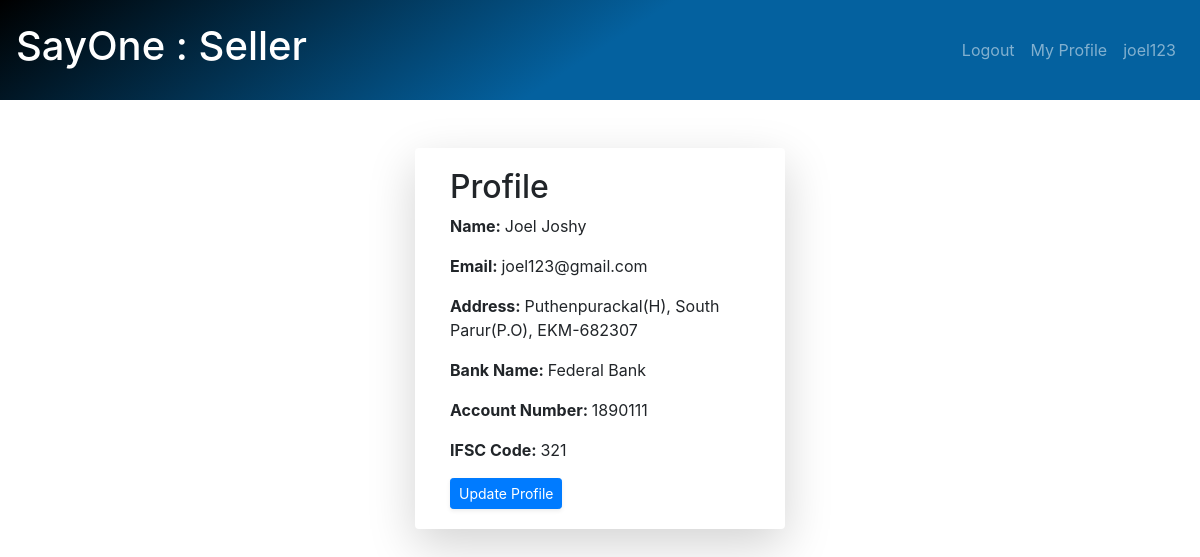
The page /seller/myprofile (signed in) on the database its author committed.
### seller/models.py (models this page shows, shortened)
class Seller_Details(models.Model):
    user = models.ForeignKey(User, on_delete=models.CASCADE)
    username = models.CharField(max_length=100)
    address = models.TextField()
    bank_name = models.CharField(max_length=100)
    account_number = models.IntegerField()
    ifsc_code = models.CharField(max_length=20)
    options = (("approved", "approved"),
               ("pending", "pending"),
               )
    status = models.CharField(max_length=100, choices=options, default='pending')

### seller/views.py (the view)
# urls.py: path('myprofile', login_required(views.ViewProfile, login_url='seller_login'), name='seller_profile'),
def ViewProfile(request):
    detail = models.Seller_Details.objects.filter(user=request.user)
    return render(request, 'seller_profile.html', {'detail': detail})

### seller/templates/seller_profile.html
{% extends 'seller_base.html'%}
{%block content%}
    <div class="container-fluid " style="padding-top:100px;">
        <div class="row">
            <div class="col-4"></div>
            <div class="col-4 ">
             {%for dets in detail%}
          <div class="card o-hidden border-0 shadow-lg my-5 col-lg-5"  style="max-width: 540px;">
            <div class="card-body">
                <h2>Profile</h2>
                <p><strong>Name: </strong> {{user.first_name}} </p>
                <p><strong>Email: </strong> {{user.email}} </p>
                <p><strong>Address: </strong> {{dets.address}}  </p>
                <p><strong>Bank Name: </strong> {{dets.bank_name}} </p>
                 <p><strong>Account Number: </strong> {{dets.account_number}}  </p>
                <p><strong> IFSC Code: </strong> {{dets.ifsc_code}} </p>
                <a href="{%url 'edit_profile'%}" class="btn btn-sm btn-primary shadow-sm">Update Profile</a>
            </div>
          </div>
            {%endfor%}
            </div>
            <div class="col-4"></div>
        </div>
    </div>
{%endblock%}

### seller/templates/seller_base.html (shortened to what this page needs)
<!DOCTYPE html>
<html lang="en">
<head>
        <link href="https://cdn.jsdelivr.net/npm/bootstrap@5.1.0/dist/css/bootstrap.min.css" rel="stylesheet">
    <link rel="stylesheet" href="https://maxcdn.bootstrapcdn.com/bootstrap/4.5.2/css/bootstrap.min.css">
</head>
<body>
<nav class="navbar navbar-expand-sm  navbar-dark fixed-top" style="height:100px;background-image: linear-gradient(147deg, #000000 0%, #04619f 50%);">
        <a class="navbar-brand" href="{%url 'base'%}"><h1>SayOne : Seller</h1></a>
              <ul class="navbar-nav ml-auto">
                  {% if user.is_authenticated %}
                    <li class="nav-item">
                        <a class="nav-link" href="{% url 'seller_logout' %}">Logout</a>
                    </li>
                    <li class="nav-item">
                        <a class="nav-link" href="{% url 'seller_profile' %}">My Profile</a>
                    </li>
                    <li class="nav-item">
                        <a class="nav-link" href="#">{{user}}</a>
                    </li>
                  {% else %}
                    <li class="nav-item">
                        <a class="nav-link" href="{% url 'seller_login' %}">Login</a>
                    </li>
                  {% endif %}
              </ul>
    </nav>
</body>
{% block content %}
{% endblock %}
</html>

### rows shown on the page
Seller_Details: address "Puthenpurackal(H), South Parur(P.O), EKM-682307", bank_name "Federal Bank", account_number "1890111", ifsc_code "321"

### other values the page prints
{{ user }} "joel123"
{{ user.first_name }} "Joel Joshy"
{{ user.email }} "joel123@gmail.com"
